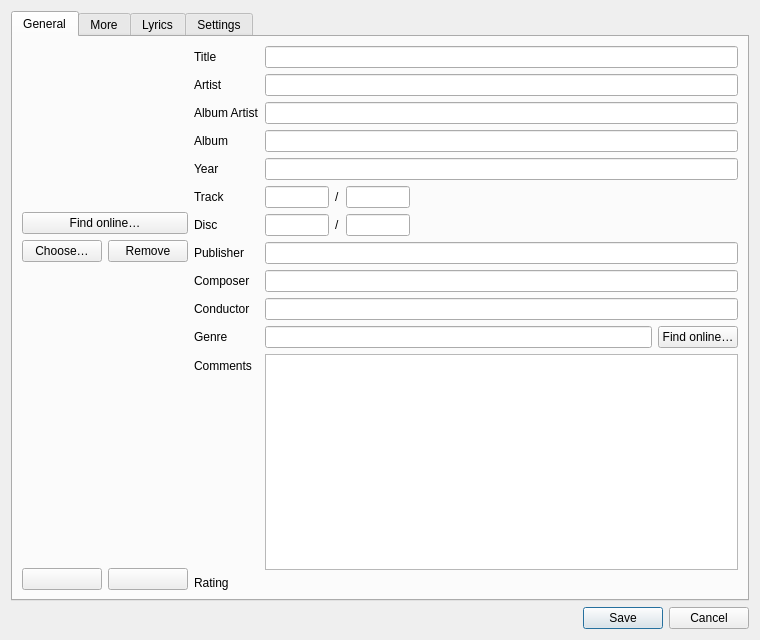
<?xml version="1.0" encoding="UTF-8"?>
<ui version="4.0">
<class>tagEditDialog</class>
<widget class="QDialog" name="tagEditDialog">
<property name="geometry"><rect><x>0</x><y>0</y><width>760</width><height>640</height></rect></property>
<property name="windowTitle"><string>Edit tags</string></property>
<layout class="QVBoxLayout" name="tagEditLayout">
<item><widget class="QTabWidget" name="tagEditTabs">
<widget class="QWidget" name="tagEditGeneralTab"><attribute name="title"><string>General</string></attribute>
<layout class="QHBoxLayout" name="tagEditGeneralLayout">
<item><layout class="QVBoxLayout" name="tagEditImageColumn">
<item><widget class="QLabel" name="tagEditImage">
<property name="minimumSize"><size><width>160</width><height>160</height></size></property>
<property name="maximumSize"><size><width>160</width><height>160</height></size></property>
<property name="toolTip"><string>Click to choose an image</string></property>
<property name="text"><string/></property>
<property name="scaledContents"><bool>true</bool></property>
<property name="alignment"><set>Qt::AlignmentFlag::AlignCenter</set></property>
</widget></item>
<item><widget class="QPushButton" name="tagEditFindImageButton"><property name="text"><string>Find online…</string></property></widget></item>
<item><layout class="QHBoxLayout" name="tagEditImageButtons"><item><widget class="QPushButton" name="tagEditChooseImageButton"><property name="text"><string>Choose…</string></property></widget></item><item><widget class="QPushButton" name="tagEditRemoveImageButton"><property name="text"><string>Remove</string></property></widget></item></layout></item>
<item><spacer name="tagEditImageSpacer"><property name="orientation"><enum>Qt::Orientation::Vertical</enum></property><property name="sizeHint" stdset="0"><size><width>20</width><height>40</height></size></property></spacer></item>
<item><layout class="QHBoxLayout" name="tagEditSongButtons"><item><widget class="QPushButton" name="tagEditPreviousButton"><property name="toolTip"><string>Previous song</string></property><property name="text"><string/></property><property name="icon"><iconset><normaloff>../assets/move-left.svg</normaloff>../assets/move-left.svg</iconset></property></widget></item><item><widget class="QPushButton" name="tagEditNextButton"><property name="toolTip"><string>Next song</string></property><property name="text"><string/></property><property name="icon"><iconset><normaloff>../assets/move-right.svg</normaloff>../assets/move-right.svg</iconset></property></widget></item></layout></item>
</layout></item>
<item><layout class="QFormLayout" name="tagEditGeneralForm"><item row="0" column="0"><widget class="QLabel" name="tagEditFormLabel1"><property name="text"><string>Title</string></property></widget></item><item row="0" column="1"><widget class="QLineEdit" name="tagField_title"/></item><item row="1" column="0"><widget class="QLabel" name="tagEditFormLabel2"><property name="text"><string>Artist</string></property></widget></item><item row="1" column="1"><widget class="QLineEdit" name="tagField_artist"/></item><item row="2" column="0"><widget class="QLabel" name="tagEditFormLabel3"><property name="text"><string>Album Artist</string></property></widget></item><item row="2" column="1"><widget class="QLineEdit" name="tagField_albumartist"/></item><item row="3" column="0"><widget class="QLabel" name="tagEditFormLabel4"><property name="text"><string>Album</string></property></widget></item><item row="3" column="1"><widget class="QLineEdit" name="tagField_album"/></item><item row="4" column="0"><widget class="QLabel" name="tagEditFormLabel5"><property name="text"><string>Year</string></property></widget></item><item row="4" column="1"><widget class="QLineEdit" name="tagField_date"/></item><item row="5" column="0"><widget class="QLabel" name="tagEditFormLabel6"><property name="text"><string>Track</string></property></widget></item><item row="5" column="1"><layout class="QHBoxLayout" name="tagPair_tracknumber"><item><widget class="QLineEdit" name="tagField_tracknumber"><property name="maximumSize"><size><width>64</width><height>16777215</height></size></property></widget></item><item><widget class="QLabel" name="tagPairSlash_tracknumber"><property name="text"><string>/</string></property></widget></item><item><widget class="QLineEdit" name="tagField_tracktotal"><property name="maximumSize"><size><width>64</width><height>16777215</height></size></property></widget></item><item><spacer name="tagPairSpacer_tracknumber"><property name="orientation"><enum>Qt::Orientation::Horizontal</enum></property><property name="sizeHint" stdset="0"><size><width>40</width><height>20</height></size></property></spacer></item></layout></item><item row="6" column="0"><widget class="QLabel" name="tagEditFormLabel7"><property name="text"><string>Disc</string></property></widget></item><item row="6" column="1"><layout class="QHBoxLayout" name="tagPair_discnumber"><item><widget class="QLineEdit" name="tagField_discnumber"><property name="maximumSize"><size><width>64</width><height>16777215</height></size></property></widget></item><item><widget class="QLabel" name="tagPairSlash_discnumber"><property name="text"><string>/</string></property></widget></item><item><widget class="QLineEdit" name="tagField_disctotal"><property name="maximumSize"><size><width>64</width><height>16777215</height></size></property></widget></item><item><spacer name="tagPairSpacer_discnumber"><property name="orientation"><enum>Qt::Orientation::Horizontal</enum></property><property name="sizeHint" stdset="0"><size><width>40</width><height>20</height></size></property></spacer></item></layout></item><item row="7" column="0"><widget class="QLabel" name="tagEditFormLabel8"><property name="text"><string>Publisher</string></property></widget></item><item row="7" column="1"><widget class="QLineEdit" name="tagField_publisher"/></item><item row="8" column="0"><widget class="QLabel" name="tagEditFormLabel9"><property name="text"><string>Composer</string></property></widget></item><item row="8" column="1"><widget class="QLineEdit" name="tagField_composer"/></item><item row="9" column="0"><widget class="QLabel" name="tagEditFormLabel10"><property name="text"><string>Conductor</string></property></widget></item><item row="9" column="1"><widget class="QLineEdit" name="tagField_conductor"/></item><item row="10" column="0"><widget class="QLabel" name="tagEditFormLabel11"><property name="text"><string>Genre</string></property></widget></item><item row="10" column="1"><layout class="QHBoxLayout" name="tagEditGenreRow"><item><widget class="QLineEdit" name="tagField_genre"/></item><item><widget class="QPushButton" name="tagEditFindGenreButton"><property name="text"><string>Find online…</string></property></widget></item></layout></item><item row="11" column="0"><widget class="QLabel" name="tagEditFormLabel12"><property name="text"><string>Comments</string></property></widget></item><item row="11" column="1"><widget class="QPlainTextEdit" name="tagField_comment"><property name="tabChangesFocus"><bool>true</bool></property></widget></item><item row="12" column="0"><widget class="QLabel" name="tagEditFormLabel13"><property name="text"><string>Rating</string></property></widget></item><item row="12" column="1"><widget class="QLabel" name="tagEditRating"><property name="maximumSize"><size><width>16777215</width><height>16</height></size></property><property name="cursor"><cursorShape>PointingHandCursor</cursorShape></property><property name="mouseTracking"><bool>true</bool></property><property name="toolTip"><string>Click the same star again to clear the rating.</string></property><property name="text"><string/></property></widget></item></layout></item>
</layout></widget>
<widget class="QWidget" name="tagEditMoreTab"><attribute name="title"><string>More</string></attribute>
<layout class="QVBoxLayout" name="tagEditMoreLayout">
<item><widget class="QScrollArea" name="tagEditMoreScroll"><property name="widgetResizable"><bool>true</bool></property>
<widget class="QWidget" name="tagEditMoreContents"><layout class="QFormLayout" name="tagEditMoreForm"><item row="0" column="0"><widget class="QLabel" name="tagEditFormLabel14"><property name="text"><string>Original Artist</string></property></widget></item><item row="0" column="1"><widget class="QLineEdit" name="tagField_originalartist"/></item><item row="1" column="0"><widget class="QLabel" name="tagEditFormLabel15"><property name="text"><string>Original Album</string></property></widget></item><item row="1" column="1"><widget class="QLineEdit" name="tagField_originalalbum"/></item><item row="2" column="0"><widget class="QLabel" name="tagEditFormLabel16"><property name="text"><string>Original Year</string></property></widget></item><item row="2" column="1"><widget class="QLineEdit" name="tagField_originaldate"/></item><item row="3" column="0"><widget class="QLabel" name="tagEditFormLabel17"><property name="text"><string>Keywords</string></property></widget></item><item row="3" column="1"><widget class="QLineEdit" name="tagField_keywords"/></item><item row="4" column="0"><widget class="QLabel" name="tagEditFormLabel18"><property name="text"><string>Occasion</string></property></widget></item><item row="4" column="1"><widget class="QLineEdit" name="tagField_occasion"/></item><item row="5" column="0"><widget class="QLabel" name="tagEditFormLabel19"><property name="text"><string>Mood</string></property></widget></item><item row="5" column="1"><widget class="QLineEdit" name="tagField_mood"/></item><item row="6" column="0"><widget class="QLabel" name="tagEditFormLabel20"><property name="text"><string>Language</string></property></widget></item><item row="6" column="1"><widget class="QLineEdit" name="tagField_language"/></item><item row="7" column="0"><widget class="QLabel" name="tagEditFormLabel21"><property name="text"><string>Grouping</string></property></widget></item><item row="7" column="1"><widget class="QLineEdit" name="tagField_grouping"/></item><item row="8" column="0"><widget class="QLabel" name="tagEditFormLabel22"><property name="text"><string>Subtitle</string></property></widget></item><item row="8" column="1"><widget class="QLineEdit" name="tagField_subtitle"/></item><item row="9" column="0"><widget class="QLabel" name="tagEditFormLabel23"><property name="text"><string>BPM</string></property></widget></item><item row="9" column="1"><widget class="QLineEdit" name="tagField_bpm"/></item><item row="10" column="0"><widget class="QLabel" name="tagEditFormLabel24"><property name="text"><string>Key</string></property></widget></item><item row="10" column="1"><widget class="QLineEdit" name="tagField_initialkey"/></item><item row="11" column="0"><widget class="QLabel" name="tagEditFormLabel25"><property name="text"><string>Lyricist</string></property></widget></item><item row="11" column="1"><widget class="QLineEdit" name="tagField_lyricist"/></item><item row="12" column="0"><widget class="QLabel" name="tagEditFormLabel26"><property name="text"><string>Remixer</string></property></widget></item><item row="12" column="1"><widget class="QLineEdit" name="tagField_remixer"/></item><item row="13" column="0"><widget class="QLabel" name="tagEditFormLabel27"><property name="text"><string>Copyright</string></property></widget></item><item row="13" column="1"><widget class="QLineEdit" name="tagField_copyright"/></item><item row="14" column="0"><widget class="QLabel" name="tagEditFormLabel28"><property name="text"><string>Encoded By</string></property></widget></item><item row="14" column="1"><widget class="QLineEdit" name="tagField_encodedby"/></item><item row="15" column="0"><widget class="QLabel" name="tagEditFormLabel29"><property name="text"><string>ISRC</string></property></widget></item><item row="15" column="1"><widget class="QLineEdit" name="tagField_isrc"/></item></layout></widget></widget></item>
<item><widget class="QLabel" name="tagEditOtherLabel"><property name="text"><string>Other tags</string></property></widget></item>
<item><widget class="QTableWidget" name="tagEditOtherTable">
<property name="selectionBehavior"><enum>QAbstractItemView::SelectionBehavior::SelectRows</enum></property>
<attribute name="horizontalHeaderStretchLastSection"><bool>true</bool></attribute>
<attribute name="verticalHeaderVisible"><bool>false</bool></attribute>
<column><property name="text"><string>Tag</string></property></column>
<column><property name="text"><string>Value</string></property></column>
</widget></item>
<item><layout class="QHBoxLayout" name="tagEditOtherButtons"><item><widget class="QPushButton" name="tagEditAddTagButton"><property name="text"><string>Add tag</string></property><property name="icon"><iconset><normaloff>../assets/plus.svg</normaloff>../assets/plus.svg</iconset></property></widget></item><item><widget class="QPushButton" name="tagEditRemoveTagButton"><property name="text"><string>Remove tag</string></property><property name="icon"><iconset><normaloff>../assets/minus.svg</normaloff>../assets/minus.svg</iconset></property></widget></item><item><spacer name="tagEditOtherButtonsSpacer"><property name="orientation"><enum>Qt::Orientation::Horizontal</enum></property><property name="sizeHint" stdset="0"><size><width>40</width><height>20</height></size></property></spacer></item></layout></item>
</layout></widget>
<widget class="QWidget" name="tagEditLyricsTab"><attribute name="title"><string>Lyrics</string></attribute>
<layout class="QVBoxLayout" name="tagEditLyricsLayout">
<item><widget class="QComboBox" name="tagEditLyricsSource">
<item><property name="text"><string>.lrc file next to the song</string></property></item>
<item><property name="text"><string>Embedded in the song</string></property></item>
</widget></item>
<item><widget class="QPlainTextEdit" name="tagEditLyrics"/></item>
</layout></widget>
<widget class="QWidget" name="tagEditSettingsTab"><attribute name="title"><string>Settings</string></attribute></widget>
</widget></item>
<item><widget class="QDialogButtonBox" name="tagEditButtonBox">
<property name="standardButtons"><set>QDialogButtonBox::StandardButton::Cancel|QDialogButtonBox::StandardButton::Save</set></property>
</widget></item>
</layout>
</widget>
<resources/>
<connections/>
</ui>
